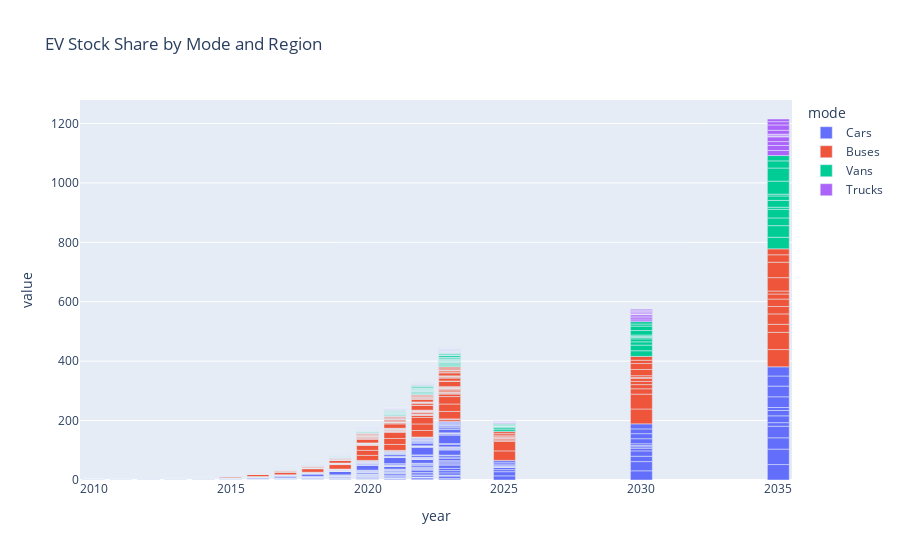

Notebook cell for this chart:
### Code cell
plt.figure(figsize=(12,8))
fig = px.bar(df_stock_share, x="year", y="value", color="mode" , title="EV Stock Share by Mode and Region")
fig.show()

### Figure 1 — Plotly figure (JSON) as saved in the notebook; plotly's stock layout.template omitted (floating-point values rounded to 4 significant figures; data arrays with more than 128 entries replaced by an {"elided": "..."} marker saying what was removed)
{"data": [{"alignmentgroup": "True", "hovertemplate": "mode=Cars<br>year=%{x}<br>value=%{y}<extra></extra>", "legendgroup": "Cars", "marker": {"color": "#636efa", "pattern": {"shape": ""}}, "name": "Cars", "offsetgroup": "Cars", "orientation": "v", "showlegend": true, "textposition": "auto", "type": "bar", "x": {"elided": "549 int values"}, "xaxis": "x", "y": {"elided": "549 float values"}, "yaxis": "y"}, {"alignmentgroup": "True", "hovertemplate": "mode=Buses<br>year=%{x}<br>value=%{y}<extra></extra>", "legendgroup": "Buses", "marker": {"color": "#EF553B", "pattern": {"shape": ""}}, "name": "Buses", "offsetgroup": "Buses", "orientation": "v", "showlegend": true, "textposition": "auto", "type": "bar", "x": {"elided": "381 int values"}, "xaxis": "x", "y": {"elided": "381 float values"}, "yaxis": "y"}, {"alignmentgroup": "True", "hovertemplate": "mode=Vans<br>year=%{x}<br>value=%{y}<extra></extra>", "legendgroup": "Vans", "marker": {"color": "#00cc96", "pattern": {"shape": ""}}, "name": "Vans", "offsetgroup": "Vans", "orientation": "v", "showlegend": true, "textposition": "auto", "type": "bar", "x": {"elided": "350 int values"}, "xaxis": "x", "y": {"elided": "350 float values"}, "yaxis": "y"}, {"alignmentgroup": "True", "hovertemplate": "mode=Trucks<br>year=%{x}<br>value=%{y}<extra></extra>", "legendgroup": "Trucks", "marker": {"color": "#ab63fa", "pattern": {"shape": ""}}, "name": "Trucks", "offsetgroup": "Trucks", "orientation": "v", "showlegend": true, "textposition": "auto", "type": "bar", "x": {"elided": "249 int values"}, "xaxis": "x", "y": {"elided": "249 float values"}, "yaxis": "y"}], "layout": {"barmode": "relative", "legend": {"title": {"text": "mode"}, "tracegroupgap": 0}, "title": {"text": "EV Stock Share by Mode and Region"}, "xaxis": {"anchor": "y", "domain": [0, 1], "title": {"text": "year"}}, "yaxis": {"anchor": "x", "domain": [0, 1], "title": {"text": "value"}}}}
